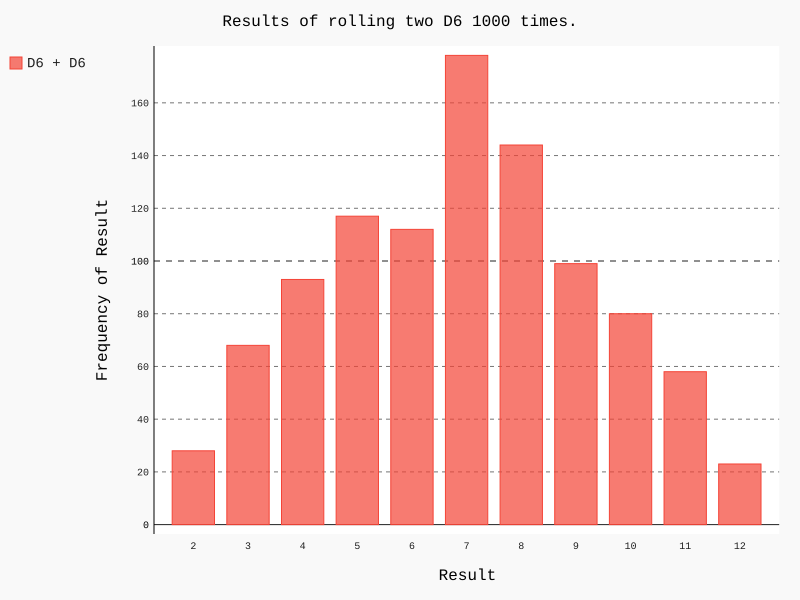

Write the Python code that produced this figure.
import pygal

from die import Die

# Create two D6 dice.
die_1 = Die()
die_2 = Die()

# Make some rolls, and store results in a list.
results = []

for roll_num in range(1000):
    result = die_1.roll() + die_2.roll()
    results.append(result)

# Analyze the results.
frequencies = []

max_result = die_1.num_sides + die_2.num_sides

for value in range(2, max_result + 1):
    frequency = results.count(value)
    frequencies.append(frequency)

# print(frequencies)

# Visualize the results.
hist = pygal.Bar()

hist.title = "Results of rolling two D6 1000 times."
hist.x_labels = Die.x_labels(2, max_result)
hist.x_title = "Result"
hist.y_title = "Frequency of Result"

hist.add('D6 + D6', frequencies)
hist.render_to_file('dice_visual.svg')
